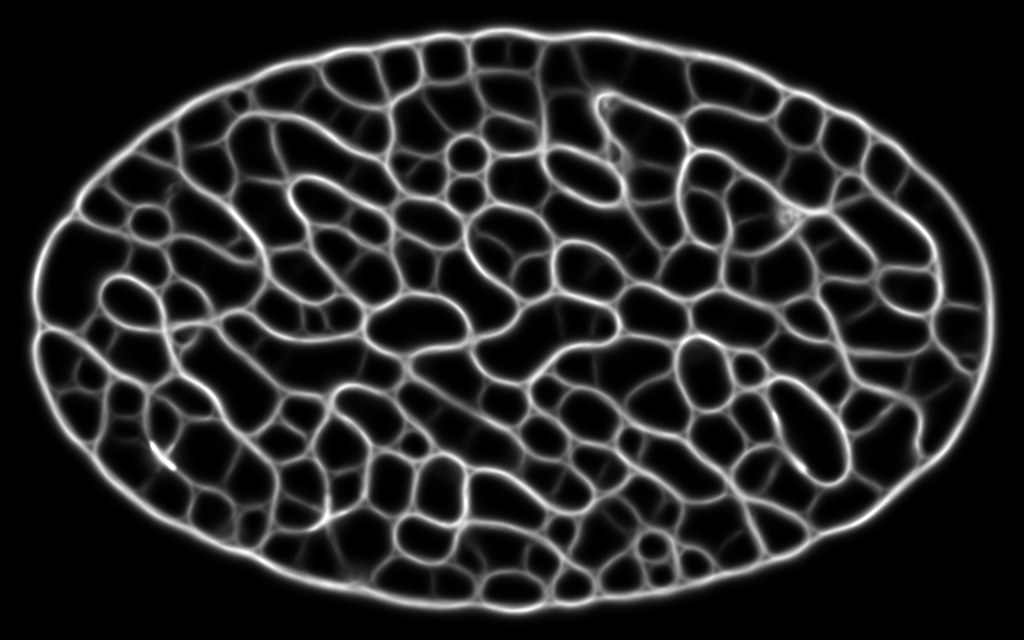
#> input picture Reports/jenson-compare-2026-11-10/pics/g-soft-1s.jpg, 1024 x 640 px
$ python picmeasure.py pics/g-soft-1s.jpg
#> lines starting #> are read from the running program, lines starting #| are printed output that depends on the picture; after the words box and inside, x2 and y2 are one past the last pixel; in counts of white or black regions, pixels touching at a corner belong together
"""Image measures for a still, the same way for Jenson's frames and ours:
tube = brightness over a cut (110 and 150 of 255); width = 2 x area / edge,
as a share of the dish's equivalent diameter; haze = share of dish pixels
between 20 and 80 of 255. Usage: picmeasure.py image [image...]"""
import sys
import numpy as np
from PIL import Image
for f in sys.argv[1:]:
    a = np.array(Image.open(f).convert('L')).astype(float)
    h, w = a.shape
#> h = 640; w = 1024
    yy, xx = np.mgrid[:h, :w]
    if w == h:  # Jenson's square clips: the central disc, radius 0.45 w
        dish = ((xx - w / 2) ** 2 + (yy - h / 2) ** 2) < (0.45 * w) ** 2
    else:  # our dish: the agar ellipse, 3 dish cells (12 px) in from the edge
        rx, ry = w / 2 - 12, h / 2 - 12
#> rx = 500; ry = 308
        dish = ((xx + 0.5 - w / 2) / rx) ** 2 + ((yy + 0.5 - h / 2) / ry) ** 2 <= 1
    diam = np.sqrt(4 * dish.sum() / np.pi)
#> diam = 784.9
    out = []
    for cut in (110, 150):
        t = (a > cut) & dish
        edge = (t[:, 1:] != t[:, :-1]).sum() + (t[1:, :] != t[:-1, :]).sum()
        out.append('cut %d: width %.2f px = %.2f%%' % (cut, 2 * t.sum() / edge, 200 * t.sum() / edge / diam))
#> this loop made 2 passes
#> edge on passes 1 to 2: 32096, 24810
#> pass 1, `t = (a > cut) & dish`:
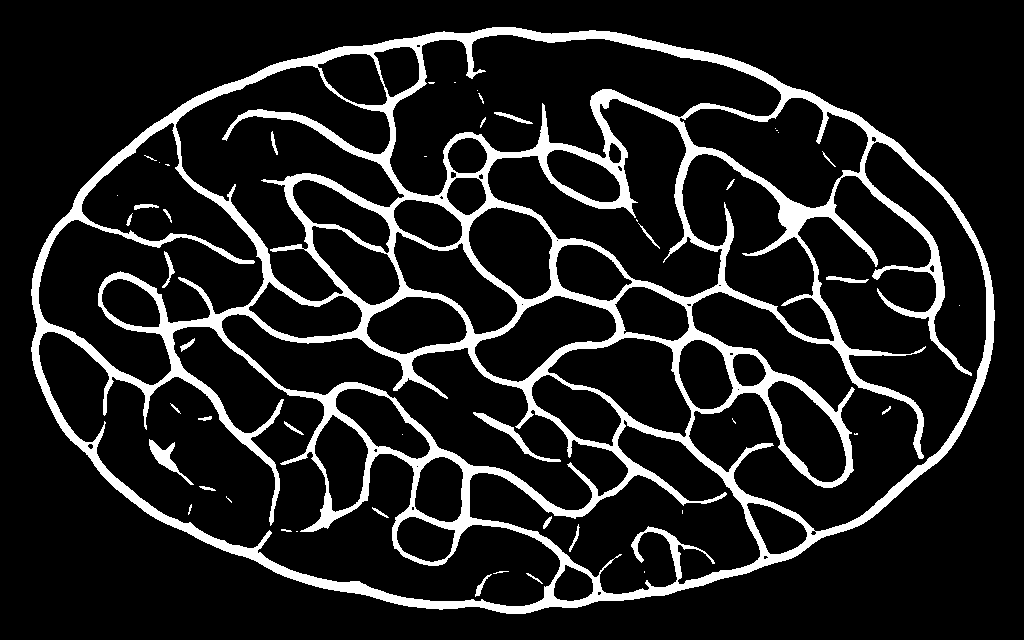
#> t: shape (640, 1024) bool; 12.9% white; 49 white regions (20 under 20 px), largest, box (x1, y1, x2, y2) and area: (31, 27, 995, 614) 81782, (473, 412, 561, 462) 569, (149, 439, 194, 485) 492
#> pass 2, `t = (a > cut) & dish`:
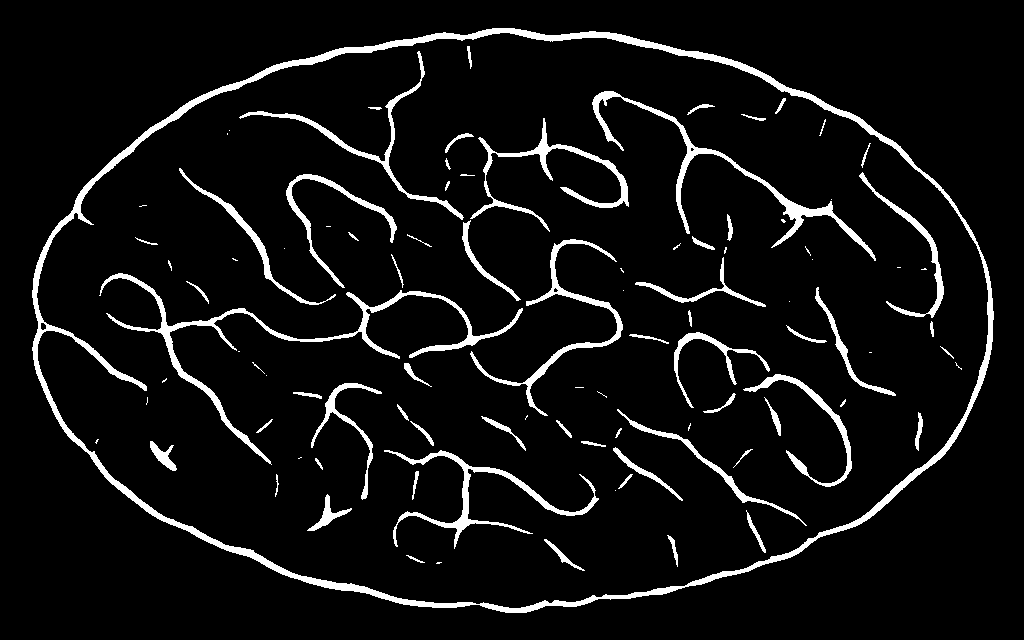
#> t: shape (640, 1024) bool; 6.7% white; 98 white regions (33 under 20 px), largest, box (x1, y1, x2, y2) and area: (32, 28, 994, 613) 14628, (99, 273, 523, 465) 4246, (592, 91, 876, 261) 2917
#> after the loop, out = ['cut 110: width 5.26 px = 0.67%', 'cut 150: width 3.52 px = 0.45%']
    d = a[dish]
    print('%-40s %s | haze %.2f' % (f.split('/')[-1], ' ; '.join(out), ((d >= 20) & (d < 80)).mean()))
#| g-soft-1s.jpg                            cut 110: width 5.26 px = 0.67% ; cut 150: width 3.52 px = 0.45% | haze 0.27

$ run again, on Reports/jenson-compare-2026-11-10/pics/jenson-explosion-b.jpg
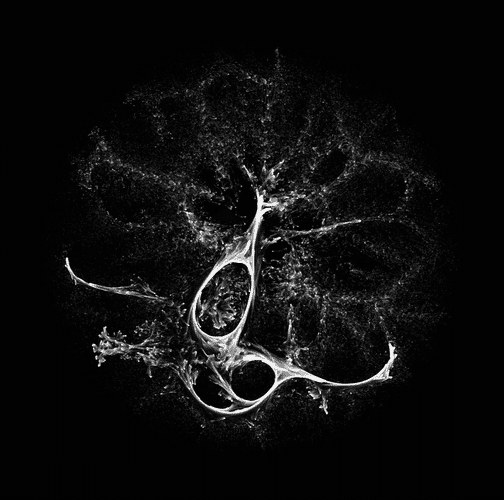
#> input picture Reports/jenson-compare-2026-11-10/pics/jenson-explosion-b.jpg, 504 x 500 px
#> the loop `for cut in (110, 150):` made 2 passes
#> edge on passes 1 to 2: 9024, 6156
#> pass 1, `t = (a > cut) & dish`:
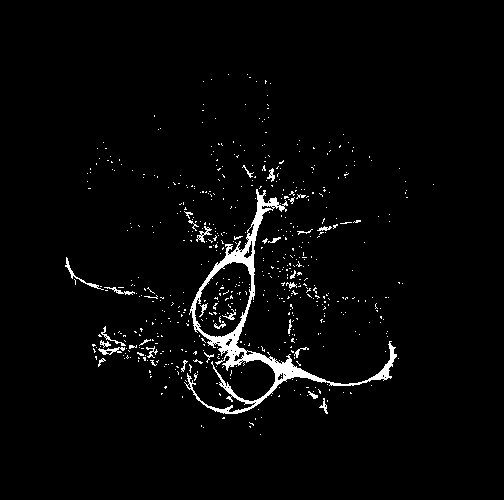
#> t: shape (500, 504) bool; 2.8% white; 594 white regions (564 under 20 px), largest, box (x1, y1, x2, y2) and area: (184, 189, 397, 414) 4229, (65, 257, 104, 290) 130, (98, 347, 125, 355) 99
#> pass 2, `t = (a > cut) & dish`:
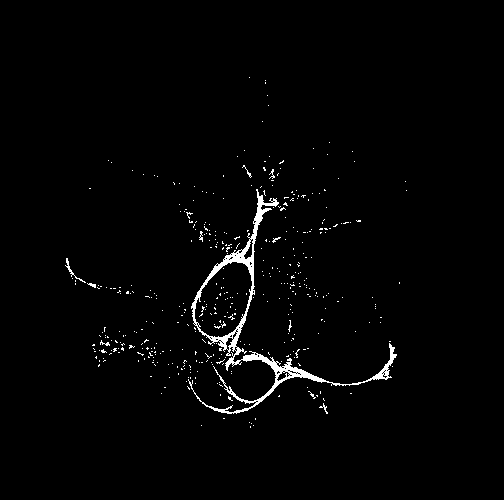
#> t: shape (500, 504) bool; 1.7% white; 415 white regions (406 under 20 px), largest, box (x1, y1, x2, y2) and area: (188, 189, 397, 414) 3111, (65, 258, 86, 283) 65, (319, 403, 328, 414) 27
#> after the loop `for cut in (110, 150):`: out = ['cut 110: width 1.56 px = 0.33%', 'cut 150: width 1.41 px = 0.29%']
#| jenson-explosion-b.jpg                   cut 110: width 1.56 px = 0.33% ; cut 150: width 1.41 px = 0.29% | haze 0.17

$ run again, on Reports/jenson-compare-2026-11-10/pics/jenson-network-b.jpg
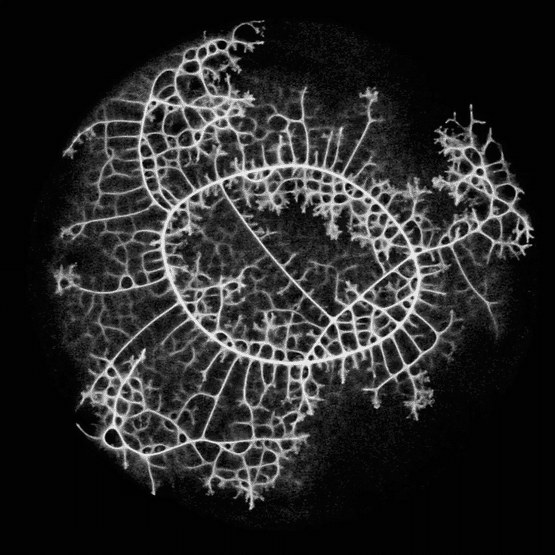
#> input picture Reports/jenson-compare-2026-11-10/pics/jenson-network-b.jpg, 555 x 555 px
#> the loop `for cut in (110, 150):` made 2 passes
#> edge on passes 1 to 2: 27114, 25174
#> pass 1, `t = (a > cut) & dish`:
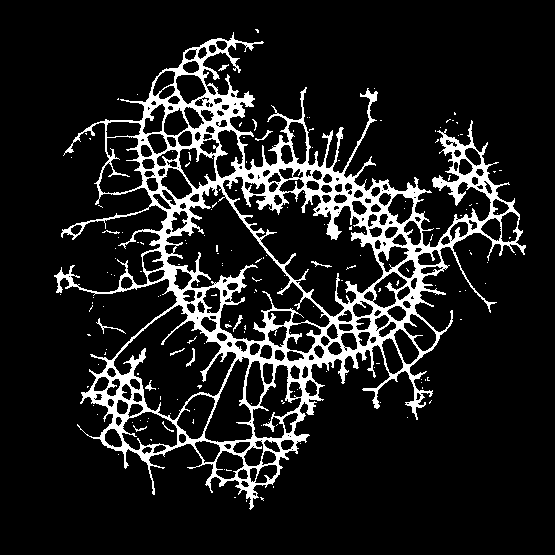
#> t: shape (555, 555) bool; 11.9% white; 170 white regions (157 under 20 px), largest, box (x1, y1, x2, y2) and area: (54, 32, 526, 510) 35813, (96, 318, 126, 334) 65, (186, 348, 195, 367) 52
#> pass 2, `t = (a > cut) & dish`:
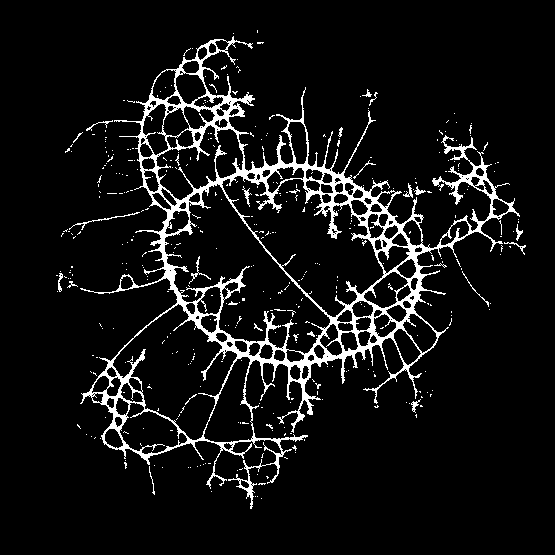
#> t: shape (555, 555) bool; 7.5% white; 396 white regions (371 under 20 px), largest, box (x1, y1, x2, y2) and area: (80, 36, 520, 509) 20956, (69, 212, 140, 230) 109, (189, 256, 211, 284) 78
#> after the loop `for cut in (110, 150):`: out = ['cut 110: width 2.71 px = 0.54%', 'cut 150: width 1.83 px = 0.37%']
#| jenson-network-b.jpg                     cut 110: width 2.71 px = 0.54% ; cut 150: width 1.83 px = 0.37% | haze 0.45

$ run again, on Reports/jenson-compare-2026-11-10/pics/jenson-network-c.jpg
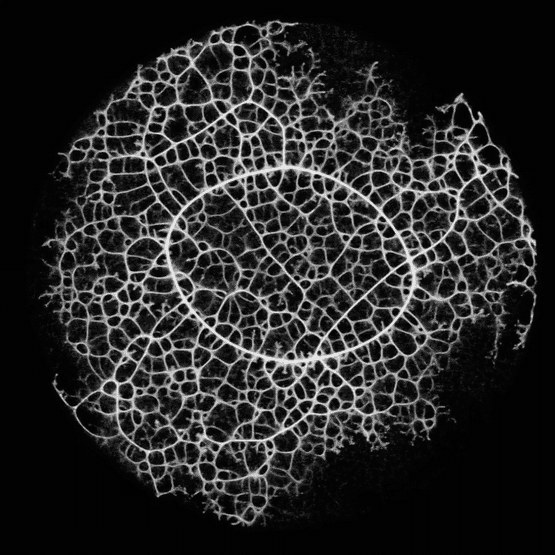
#> input picture Reports/jenson-compare-2026-11-10/pics/jenson-network-c.jpg, 555 x 555 px
#> the loop `for cut in (110, 150):` made 2 passes
#> edge on passes 1 to 2: 42610, 33254
#> pass 1, `t = (a > cut) & dish`:
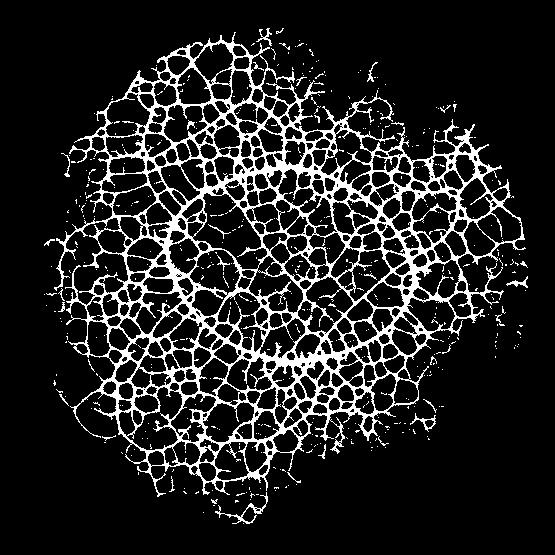
#> t: shape (555, 555) bool; 13.2% white; 472 white regions (442 under 20 px), largest, box (x1, y1, x2, y2) and area: (54, 32, 526, 497) 38175, (215, 492, 268, 524) 236, (410, 413, 436, 432) 109
#> pass 2, `t = (a > cut) & dish`:
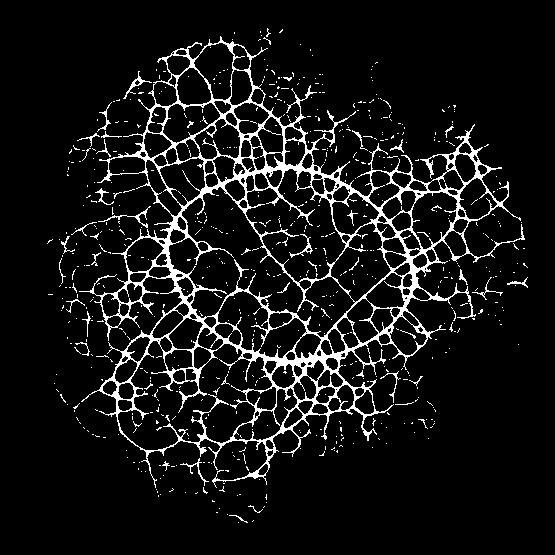
#> t: shape (555, 555) bool; 8.1% white in thin lines or dots, all inside (x1, y1, x2, y2) = (47, 28, 528, 523)
#> after the loop `for cut in (110, 150):`: out = ['cut 110: width 1.91 px = 0.38%', 'cut 150: width 1.50 px = 0.30%']
#| jenson-network-c.jpg                     cut 110: width 1.91 px = 0.38% ; cut 150: width 1.50 px = 0.30% | haze 0.33
